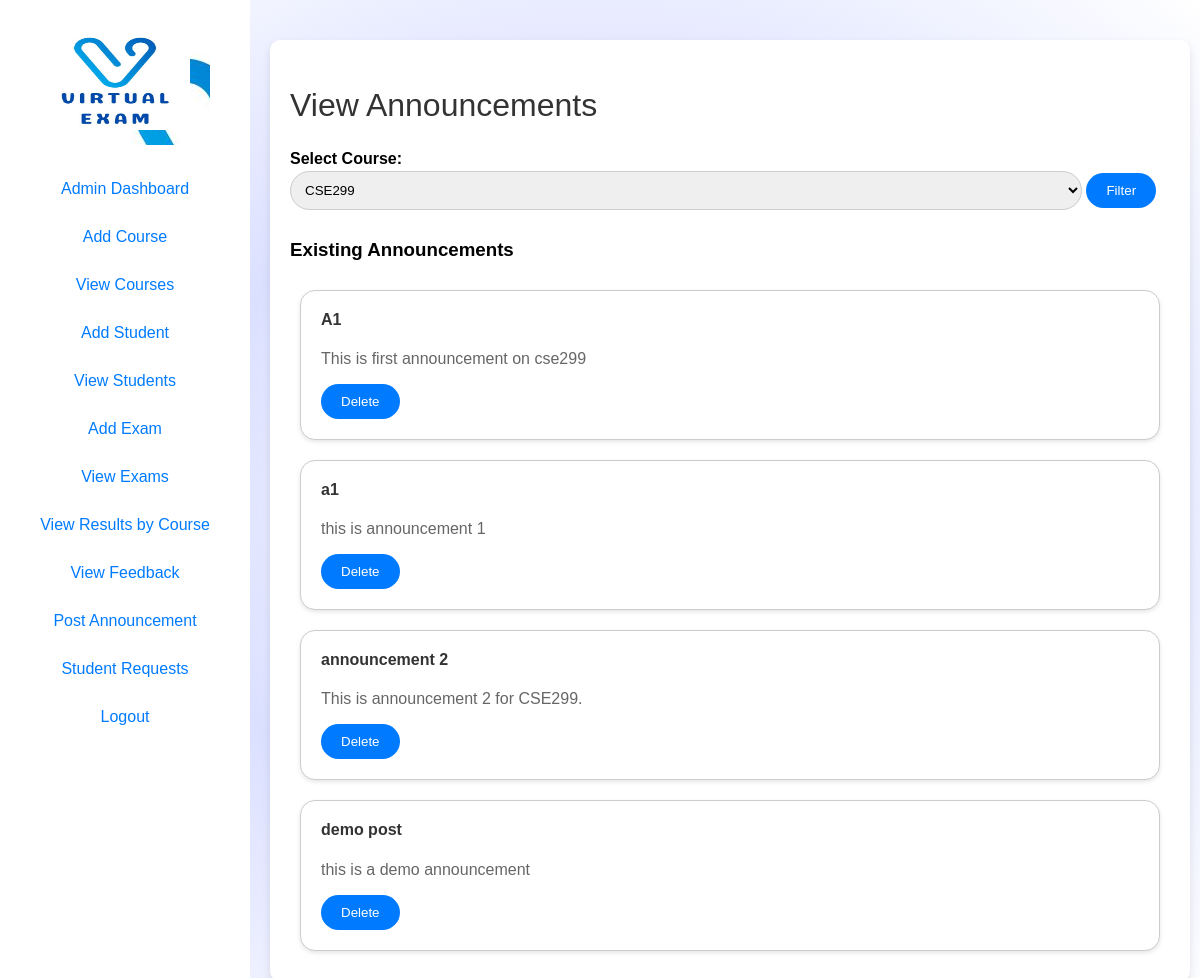
The page /view_announcements.php?course_id=1 (signed in) on the database its author committed.
### tables this page shows
CREATE TABLE `announcements` (
  `announcement_id` int(11) NOT NULL,
  `course_id` int(11) DEFAULT NULL,
  `announcement_title` varchar(255) NOT NULL,
  `announcement_content` text NOT NULL,
  `created_at` timestamp NOT NULL DEFAULT current_timestamp(),
  `updated_at` timestamp NOT NULL DEFAULT current_timestamp() ON UPDATE current_timestamp()
);

### view_announcements.php (the view, shortened to what this page needs)
<?php
require_once 'conn.php';
$sql = "SELECT * FROM courses";
$coursesResult = $conn->query($sql);
if (isset($_GET['course_id'])) {
    $course_id = $_GET['course_id'];
    $sql = "SELECT * FROM announcements WHERE course_id = :course_id";
    $stmt = $conn->prepare($sql);
    $stmt->bindParam(':course_id', $course_id);
    $stmt->execute();
    $announcements = $stmt->fetchAll();
}
?>
<!DOCTYPE html>
<html lang="en">
<head>
    <link rel="stylesheet" href="styles.css">
</head>
<body>
<div id="sidebar">
    <?php include 'slidebar.php'; ?>
</div>
<div id="content" class="wrapper">
    <h2>View Announcements</h2>
    <form action="<?php echo htmlspecialchars($_SERVER["PHP_SELF"]); ?>" method="get">
        <label for="course_id">Select Course:</label>
        <select id="course_id" name="course_id">
            <?php while ($row = $coursesResult->fetch(PDO::FETCH_ASSOC)): ?>
                <option value="<?php echo $row['course_id']; ?>" <?php if(isset($_GET['course_id']) && $_GET['course_id'] == $row['course_id']) echo 'selected'; ?>><?php echo $row['course_name']; ?></option>
            <?php endwhile; ?>
        </select>
        <button type="submit">Filter</button>
    </form>
    <h3>Existing Announcements</h3>
    <?php if (isset($announcements) && $announcements): ?>
        <div class="announcement-cards">
            <?php foreach ($announcements as $announcement): ?>
                <div class="announcement-card">
                    <h4><?php echo $announcement['announcement_title']; ?></h4>
                    <p><?php echo $announcement['announcement_content']; ?></p>
                    <form action="<?php echo htmlspecialchars($_SERVER["PHP_SELF"]); ?>" method="post">
                        <button type="submit" name="delete_announcement">Delete</button>
                    </form>
                </div>
            <?php endforeach; ?>
        </div>
    <?php else: ?>
        <p>No announcements found.</p>
    <?php endif; ?>
</div>
</body>
</html>

### styles.css (style rules this page uses)
* { transition: all 0.5s ease; }
body { font-family: Arial, sans-serif; margin: 0; padding: 0; background-size: cover; background-image: radial-gradient(rgb(255, 255, 255), rgb(219, 224, 255), rgb(255, 255, 255)); }
#content { margin-left: 250px; padding: 20px; }
h2 { font: 2em sans-serif; color: #333; padding: 0ch; }
#content { margin-left: 270px; margin-right: 10px; padding: 20px; transition: margin-left 0.3s ease; }
.wrapper { background-color: #ffffff; border-radius: 10px; box-shadow: 0 4px 8px rgba(0, 0, 0, 0.1); padding: 20px; margin: 40px 40px 40px 40px; }
label { display: block; font-weight: bold; margin-bottom: 5px; }
form label { display: block; margin-bottom: 3px; }
form input[type="text"], input[type="email"], input[type="password"], form select, form textarea { width: 90%; padding: 10px; margin-bottom: 10px; border: 1px solid #ccc; border-radius: 25px; }
form button[type="submit"] { padding: 10px 20px; background-color: #007bff; color: #fff; border: none; border-radius: 25px; cursor: pointer; }
.announcement-cards { display: flex; flex-wrap: wrap; }
.announcement-card { background-color: #fff; border: 1px solid #ccc; border-radius: 15px; padding: 20px; margin: 10px; width: calc(100% - 20px); box-shadow: 0 2px 4px rgba(0, 0, 0, 0.1); }
.announcement-card h4 { color: #333; margin-top: 0; }
.announcement-card p { color: #666; }
.announcement-card button { padding: 5px 10px; background-color: #ff6347; color: #fff; border: none; border-radius: 15px; cursor: pointer; }
button { padding: 10px 20px; background-color: #ffffff; color: #0056b3; border: none; border-radius: 25px; cursor: pointer; }

### rows shown on the page
announcements: announcement_title "A1", announcement_content "This is first announcement on cse299"
announcements: announcement_title "a1", announcement_content "this is announcement 1"
announcements: announcement_title "announcement 2", announcement_content "This is announcement 2 for CSE299."
announcements: announcement_title "demo post", announcement_content "this is a demo announcement"

### other values the page prints
form field course_id "CSE299"
